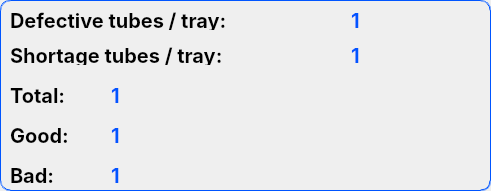
         <widget class="QGroupBox" name="groupBox_6">
          <property name="geometry">
           <rect>
            <x>280</x>
            <y>510</y>
            <width>491</width>
            <height>191</height>
           </rect>
          </property>
          <property name="styleSheet">
           <string notr="true">border: 1px groove #0055FF;
opacity: 0.7;
border-radius: 10px;
</string>
          </property>
          <property name="title">
           <string/>
          </property>
          <widget class="QLabel" name="label_188">
           <property name="geometry">
            <rect>
             <x>10</x>
             <y>10</y>
             <width>271</width>
             <height>20</height>
            </rect>
           </property>
           <property name="font">
            <font>
             <family>Inter</family>
             <pointsize>15</pointsize>
             <bold>true</bold>
            </font>
           </property>
           <property name="styleSheet">
            <string notr="true">border: None;
color: black;
font-family: Inter, sans-serif;
</string>
           </property>
           <property name="text">
            <string>Defective tubes / tray:</string>
           </property>
          </widget>
          <widget class="QLabel" name="label_189">
           <property name="geometry">
            <rect>
             <x>10</x>
             <y>45</y>
             <width>271</width>
             <height>20</height>
            </rect>
           </property>
           <property name="font">
            <font>
             <family>Inter</family>
             <pointsize>15</pointsize>
             <bold>true</bold>
            </font>
           </property>
           <property name="styleSheet">
            <string notr="true">border: None;
color: black;
font-family: Inter, sans-serif;
</string>
           </property>
           <property name="text">
            <string>Shortage tubes / tray:</string>
           </property>
          </widget>
          <widget class="QLabel" name="label_190">
           <property name="geometry">
            <rect>
             <x>10</x>
             <y>85</y>
             <width>80</width>
             <height>20</height>
            </rect>
           </property>
           <property name="font">
            <font>
             <family>Inter</family>
             <pointsize>15</pointsize>
             <bold>true</bold>
            </font>
           </property>
           <property name="styleSheet">
            <string notr="true">border: None;
color: black;
font-family: Inter, sans-serif;
</string>
           </property>
           <property name="text">
            <string>Total:</string>
           </property>
          </widget>
          <widget class="QLabel" name="lbGood">
           <property name="geometry">
            <rect>
             <x>10</x>
             <y>125</y>
             <width>80</width>
             <height>20</height>
            </rect>
           </property>
           <property name="font">
            <font>
             <family>Inter</family>
             <pointsize>15</pointsize>
             <bold>true</bold>
            </font>
           </property>
           <property name="styleSheet">
            <string notr="true">border: None;
color: black;
font-family: Inter, sans-serif;
</string>
           </property>
           <property name="text">
            <string>Good:</string>
           </property>
          </widget>
          <widget class="QLabel" name="lbBad">
           <property name="geometry">
            <rect>
             <x>10</x>
             <y>165</y>
             <width>80</width>
             <height>20</height>
            </rect>
           </property>
           <property name="font">
            <font>
             <family>Inter</family>
             <pointsize>15</pointsize>
             <bold>true</bold>
            </font>
           </property>
           <property name="styleSheet">
            <string notr="true">border: None;
color: black;
font-family: Inter, sans-serif;
</string>
           </property>
           <property name="text">
            <string>Bad:</string>
           </property>
          </widget>
          <widget class="QLabel" name="lbDefectivetubes">
           <property name="geometry">
            <rect>
             <x>300</x>
             <y>10</y>
             <width>111</width>
             <height>20</height>
            </rect>
           </property>
           <property name="font">
            <font>
             <family>Inter</family>
             <pointsize>15</pointsize>
             <bold>true</bold>
            </font>
           </property>
           <property name="styleSheet">
            <string notr="true">border: None;
color: #0055FF;
font-family: Inter, sans-serif;
</string>
           </property>
           <property name="frameShadow">
            <enum>QFrame::Sunken</enum>
           </property>
           <property name="text">
            <string>1</string>
           </property>
           <property name="alignment">
            <set>Qt::AlignCenter</set>
           </property>
          </widget>
          <widget class="QLabel" name="lbShortagetubes">
           <property name="geometry">
            <rect>
             <x>300</x>
             <y>45</y>
             <width>111</width>
             <height>20</height>
            </rect>
           </property>
           <property name="font">
            <font>
             <family>Inter</family>
             <pointsize>15</pointsize>
             <bold>true</bold>
            </font>
           </property>
           <property name="styleSheet">
            <string notr="true">border: None;
color: #0055FF;
font-family: Inter, sans-serif;
</string>
           </property>
           <property name="frameShadow">
            <enum>QFrame::Sunken</enum>
           </property>
           <property name="text">
            <string>1</string>
           </property>
           <property name="alignment">
            <set>Qt::AlignCenter</set>
           </property>
          </widget>
          <widget class="QLabel" name="lbTotal">
           <property name="geometry">
            <rect>
             <x>60</x>
             <y>85</y>
             <width>111</width>
             <height>20</height>
            </rect>
           </property>
           <property name="font">
            <font>
             <family>Inter</family>
             <pointsize>15</pointsize>
             <bold>true</bold>
            </font>
           </property>
           <property name="styleSheet">
            <string notr="true">border: None;
color: #0055FF;
font-family: Inter, sans-serif;
</string>
           </property>
           <property name="text">
            <string>1</string>
           </property>
           <property name="alignment">
            <set>Qt::AlignCenter</set>
           </property>
          </widget>
          <widget class="QLabel" name="label_203">
           <property name="geometry">
            <rect>
             <x>60</x>
             <y>125</y>
             <width>111</width>
             <height>20</height>
            </rect>
           </property>
           <property name="font">
            <font>
             <family>Inter</family>
             <pointsize>15</pointsize>
             <bold>true</bold>
            </font>
           </property>
           <property name="styleSheet">
            <string notr="true">border: None;
color: #0055FF;
font-family: Inter, sans-serif;
</string>
           </property>
           <property name="text">
            <string>1</string>
           </property>
           <property name="alignment">
            <set>Qt::AlignCenter</set>
           </property>
          </widget>
          <widget class="QLabel" name="label_204">
           <property name="geometry">
            <rect>
             <x>60</x>
             <y>165</y>
             <width>111</width>
             <height>20</height>
            </rect>
           </property>
           <property name="font">
            <font>
             <family>Inter</family>
             <pointsize>15</pointsize>
             <bold>true</bold>
            </font>
           </property>
           <property name="styleSheet">
            <string notr="true">border: None;
color: #0055FF;
font-family: Inter, sans-serif;
</string>
           </property>
           <property name="text">
            <string>1</string>
           </property>
           <property name="alignment">
            <set>Qt::AlignCenter</set>
           </property>
          </widget>
         </widget>
